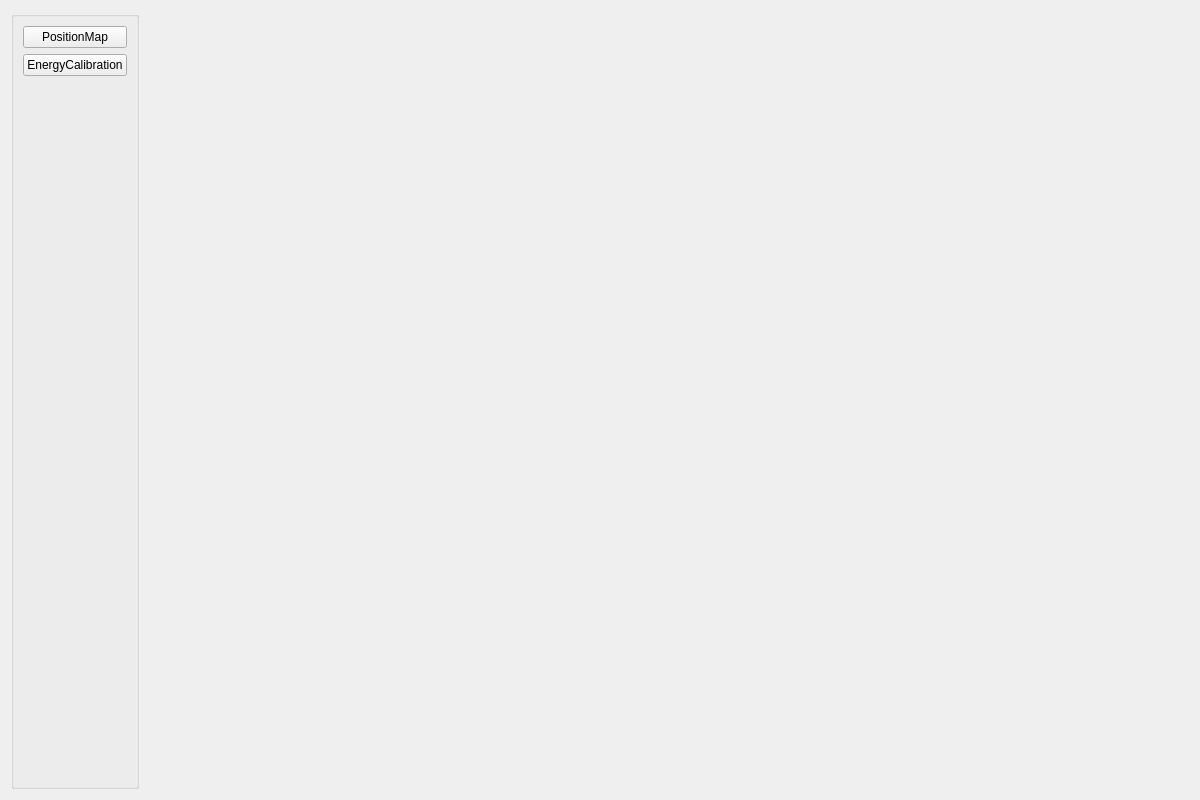
<?xml version="1.0" encoding="UTF-8"?>
<ui version="4.0">
 <class>MainCalibration</class>
 <widget class="QWidget" name="MainCalibration">
  <property name="geometry">
   <rect>
    <x>0</x>
    <y>0</y>
    <width>1200</width>
    <height>800</height>
   </rect>
  </property>
  <property name="windowTitle">
   <string>Form</string>
  </property>
  <layout class="QHBoxLayout" name="horizontalLayout" stretch="1,3">
   <item>
    <widget class="QGroupBox" name="groupBox">
     <property name="sizePolicy">
      <sizepolicy hsizetype="Fixed" vsizetype="Preferred">
       <horstretch>0</horstretch>
       <verstretch>0</verstretch>
      </sizepolicy>
     </property>
     <property name="title">
      <string/>
     </property>
     <layout class="QVBoxLayout" name="verticalLayout">
      <item>
       <widget class="QPushButton" name="pushButton_2">
        <property name="text">
         <string>PositionMap</string>
        </property>
       </widget>
      </item>
      <item>
       <widget class="QPushButton" name="pushButton_3">
        <property name="text">
         <string>EnergyCalibration</string>
        </property>
       </widget>
      </item>
      <item>
       <spacer name="verticalSpacer">
        <property name="orientation">
         <enum>Qt::Vertical</enum>
        </property>
        <property name="sizeHint" stdset="0">
         <size>
          <width>20</width>
          <height>449</height>
         </size>
        </property>
       </spacer>
      </item>
     </layout>
    </widget>
   </item>
   <item>
    <layout class="QVBoxLayout" name="verticalLayout_2"/>
   </item>
  </layout>
 </widget>
 <resources/>
 <connections/>
</ui>
